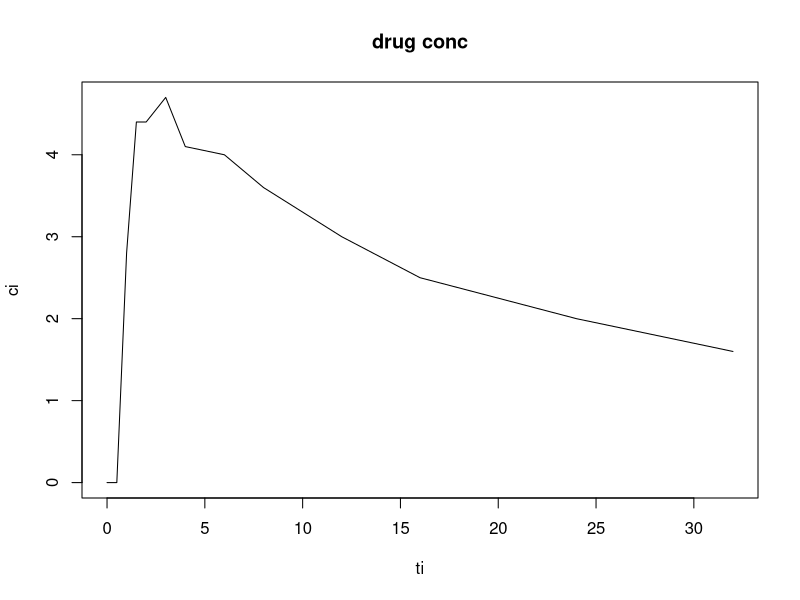

The R script that drew this image:
#Estimation of Pharmacokinetic Parameters; PK parameters
#t is time point
#c is concentration at time point t
rm(list = ls(all=TRUE))
ti=c(0,0.5,1,1.5,2,3,4,6,8,12,16,24,32);
ci=c(0,0,2.8,4.4,4.4,4.7,4.1,4,3.6,3,2.5,2,1.6);
plot(ti,ci,main='drug conc',type='l')
n=length(ci);
c_max=max(ci);
a=which.max(ci);
t_max=ti[a];
AUCt=sum((ci[2:n]+ci[1:(n-1)])*(ti[2:n]-ti[1:(n-1)]))/2;
ke=-2.303*coefficients(lm(log10(ci[(a+1):n])~ti[(a+1):n]))[2];
thalf=0.693/ke;
aucinf=AUCt+ci[n]/ke;
df=data.frame("max_con"=c_max,"max_time"=t_max,"AUC_tk"=AUCt,"KE"=ke,"AUC_inf"=aucinf,"t_half"=thalf);
df


